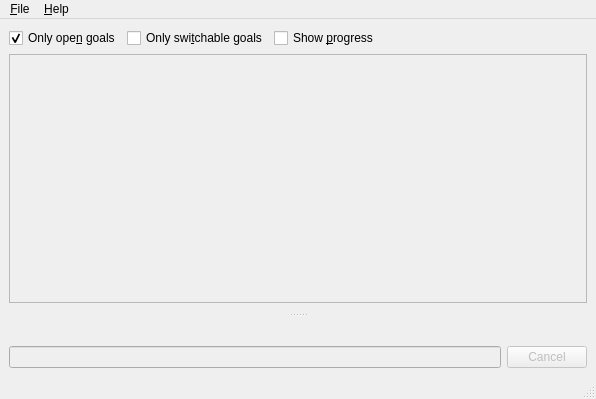
<?xml version="1.0" encoding="UTF-8"?>
<ui version="4.0">
 <class>MainWindow</class>
 <widget class="QMainWindow" name="MainWindow">
  <property name="geometry">
   <rect>
    <x>0</x>
    <y>0</y>
    <width>596</width>
    <height>399</height>
   </rect>
  </property>
  <property name="windowTitle">
   <string>SiebenApp</string>
  </property>
  <widget class="QWidget" name="centralwidget">
   <layout class="QGridLayout" name="gridLayout">
    <item row="3" column="0">
     <widget class="QScrollArea" name="scrollArea">
      <property name="widgetResizable">
       <bool>true</bool>
      </property>
      <widget class="QWidget" name="scrollAreaWidgetContents">
       <property name="geometry">
        <rect>
         <x>0</x>
         <y>0</y>
         <width>580</width>
         <height>211</height>
        </rect>
       </property>
       <layout class="QGridLayout" name="gridLayout_2">
        <item row="0" column="0">
         <widget class="QLabel" name="label">
          <property name="sizePolicy">
           <sizepolicy hsizetype="Fixed" vsizetype="Fixed">
            <horstretch>0</horstretch>
            <verstretch>0</verstretch>
           </sizepolicy>
          </property>
          <property name="text">
           <string/>
          </property>
          <property name="scaledContents">
           <bool>true</bool>
          </property>
         </widget>
        </item>
       </layout>
      </widget>
     </widget>
    </item>
    <item row="1" column="0">
     <layout class="QVBoxLayout" name="verticalLayout"/>
    </item>
    <item row="0" column="0">
     <layout class="QHBoxLayout" name="horizontalLayout">
      <item>
       <widget class="QCheckBox" name="toggleOpen">
        <property name="text">
         <string>Only ope&amp;n goals</string>
        </property>
        <property name="checked">
         <bool>true</bool>
        </property>
       </widget>
      </item>
      <item>
       <widget class="QCheckBox" name="toggleSwitchable">
        <property name="text">
         <string>Only swi&amp;tchable goals</string>
        </property>
       </widget>
      </item>
      <item>
       <widget class="QCheckBox" name="toggleProgress">
        <property name="text">
         <string>Show &amp;progress</string>
        </property>
       </widget>
      </item>
      <item>
       <spacer name="horizontalSpacer">
        <property name="orientation">
         <enum>Qt::Horizontal</enum>
        </property>
        <property name="sizeHint" stdset="0">
         <size>
          <width>40</width>
          <height>20</height>
         </size>
        </property>
       </spacer>
      </item>
     </layout>
    </item>
   </layout>
  </widget>
  <widget class="QMenuBar" name="menubar">
   <property name="geometry">
    <rect>
     <x>0</x>
     <y>0</y>
     <width>596</width>
     <height>30</height>
    </rect>
   </property>
   <widget class="QMenu" name="menuFile">
    <property name="title">
     <string>&amp;File</string>
    </property>
    <addaction name="action_New"/>
    <addaction name="action_Open"/>
    <addaction name="separator"/>
    <addaction name="actionQuit"/>
   </widget>
   <widget class="QMenu" name="menu_Help">
    <property name="title">
     <string>&amp;Help</string>
    </property>
    <addaction name="action_Hotkeys"/>
    <addaction name="action_About"/>
   </widget>
   <addaction name="menuFile"/>
   <addaction name="menu_Help"/>
  </widget>
  <widget class="QStatusBar" name="statusbar"/>
  <widget class="QDockWidget" name="dockWidget">
   <property name="features">
    <set>QDockWidget::NoDockWidgetFeatures</set>
   </property>
   <property name="windowTitle">
    <string/>
   </property>
   <attribute name="dockWidgetArea">
    <number>8</number>
   </attribute>
   <widget class="QWidget" name="dockWidgetContents">
    <layout class="QHBoxLayout" name="horizontalLayout_2">
     <item>
      <widget class="QLineEdit" name="input">
       <property name="enabled">
        <bool>false</bool>
       </property>
      </widget>
     </item>
     <item>
      <widget class="QPushButton" name="cancel">
       <property name="enabled">
        <bool>false</bool>
       </property>
       <property name="text">
        <string>Cancel</string>
       </property>
      </widget>
     </item>
    </layout>
   </widget>
  </widget>
  <action name="actionQuit">
   <property name="text">
    <string>&amp;Quit</string>
   </property>
  </action>
  <action name="action_About">
   <property name="text">
    <string>&amp;About</string>
   </property>
  </action>
  <action name="action_Hotkeys">
   <property name="text">
    <string>&amp;Hotkeys</string>
   </property>
  </action>
  <action name="action_Open">
   <property name="text">
    <string>&amp;Open...</string>
   </property>
  </action>
  <action name="action_New">
   <property name="text">
    <string>&amp;New...</string>
   </property>
  </action>
 </widget>
 <resources/>
 <connections>
  <connection>
   <sender>actionQuit</sender>
   <signal>triggered()</signal>
   <receiver>MainWindow</receiver>
   <slot>close()</slot>
   <hints>
    <hint type="sourcelabel">
     <x>-1</x>
     <y>-1</y>
    </hint>
    <hint type="destinationlabel">
     <x>297</x>
     <y>199</y>
    </hint>
   </hints>
  </connection>
 </connections>
</ui>
